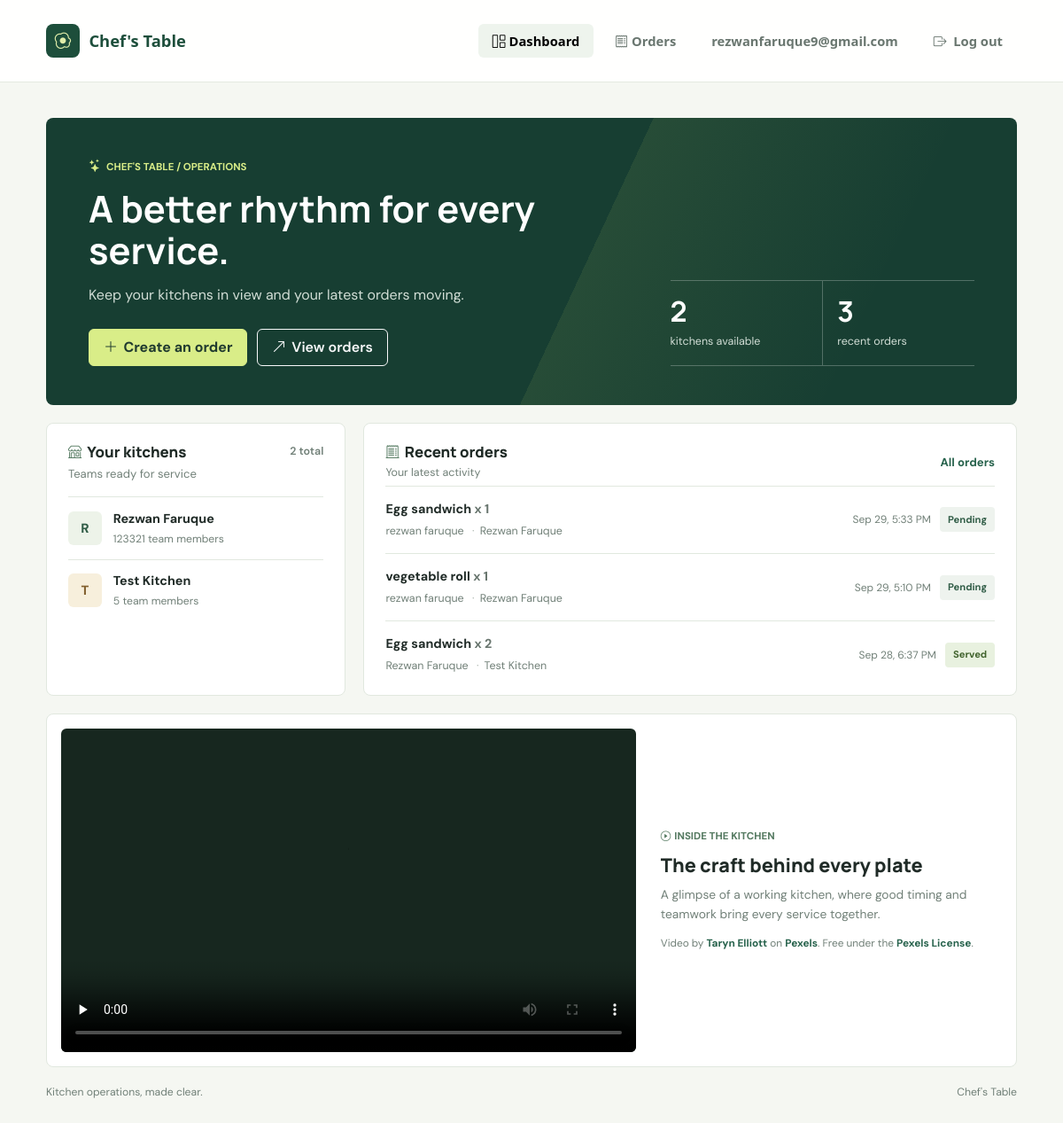
The app's page / (signed in) with its own data.
### kitchines/models.py (models this page shows, shortened)
class Kitchen(models.Model):
    name = models.CharField(max_length=255)
    member = models.IntegerField(default=0)
    created_at = models.DateTimeField(default=timezone.now)
    class Meta:
        ordering = ['name']

class KitchenOrder(models.Model):
    STATUS_CHOICES = [
        ('pending', 'Pending'),
        ('preparing', 'Preparing'),
        ('ready', 'Ready'),
        ('served', 'Served'),
    ]
    kitchen = models.ForeignKey(Kitchen, on_delete=models.CASCADE, related_name='orders')
    customer_name = models.CharField(max_length=255)
    item_name = models.CharField(max_length=255)
    quantity = models.PositiveIntegerField(default=1)
    notes = models.TextField(blank=True)
    status = models.CharField(max_length=20, choices=STATUS_CHOICES, default='pending')
    created_at = models.DateTimeField(default=timezone.now)
    updated_at = models.DateTimeField(default=timezone.now)
    created_by = models.ForeignKey(
        settings.AUTH_USER_MODEL,
        null=True,
        blank=True,
        on_delete=models.SET_NULL,
        related_name='kitchen_orders',
    )
    class Meta:
        ordering = ['-created_at']

### kitchines/views.py (the view)
# urls.py: path('', views.kitchens, name='home'),
def kitchens(request):
    kitchens = Kitchen.objects.all()
    recent_orders = KitchenOrder.objects.none()
    if request.user.is_authenticated:
        recent_orders = KitchenOrder.objects.filter(created_by=request.user).select_related('kitchen').order_by('-created_at')[:10]
    return render(request, 'member.html', {'kitchens': kitchens, 'orders': recent_orders})

### kitchines/templates/member.html (shortened to what this page needs)
{% extends 'base.html' %} {% block title %}Dashboard | Chef's Table{% endblock%}
 {% block content %}
<div class="dashboard">
  <section class="dashboard-hero" aria-labelledby="dashboard-title">
    <div>
      <p class="dashboard-kicker">
        <i class="bi bi-stars" aria-hidden="true"></i>Chef's Table / Operations
      </p>
      <h1 class="dashboard-title" id="dashboard-title">
        A better rhythm for every service.
      </h1>
      <p class="dashboard-copy">
        Keep your kitchens in view and your latest orders moving.
      </p>
      <div class="dashboard-actions">
        {% if user.is_authenticated %}
        <a
          class="btn btn-success px-3 py-2"
          href="{% url 'create_kitchen_order' %}"
        >
          <i class="bi bi-plus-lg" aria-hidden="true"></i>Create an order
        </a>
        <a
          class="btn btn-outline-light px-3 py-2"
          href="{% url 'kitchen_orders' %}"
        >
          <i class="bi bi-arrow-up-right" aria-hidden="true"></i>View orders
        </a>
        {% else %}
        <a class="btn btn-success px-3 py-2" href="{% url 'login' %}">
          <i class="bi bi-box-arrow-in-right" aria-hidden="true"></i>Log in to
          manage orders
        </a>
        {% endif %}
      </div>
    </div>
    <div class="hero-stats" aria-label="Kitchen overview">
      <div class="hero-stat">
        <span class="hero-stat-value">{{ kitchens|length }}</span>
        <span class="hero-stat-label">kitchens available</span>
      </div>
      <div class="hero-stat">
        <span class="hero-stat-value">{{ orders|length }}</span>
        <span class="hero-stat-label">recent orders</span>
      </div>
    </div>
  </section>
  <div class="dashboard-content">
    <section class="dashboard-panel" aria-labelledby="kitchens-title">
      <div class="panel-heading">
        <h2 class="panel-title" id="kitchens-title">
          <i class="bi bi-shop" aria-hidden="true"></i>Your kitchens
        </h2>
        <span class="panel-count">{{ kitchens|length }} total</span>
      </div>
      <p class="panel-caption">Teams ready for service</p>
      {% if kitchens %}
      <ul class="kitchen-list">
        {% for kitchen in kitchens %}
        <li class="kitchen-row">
          <span class="kitchen-initial" aria-hidden="true"
            >{{ kitchen.name|slice:":1"|upper }}</span
          >
          <div>
            <div class="kitchen-name">{{ kitchen.name }}</div>
            <div class="kitchen-meta">{{ kitchen.member }} team members</div>
          </div>
        </li>
        {% endfor %}
      </ul>
      {% endif %}
    </section>
    <section
      class="dashboard-panel orders-panel"
      aria-labelledby="orders-title"
    >
      <div class="panel-heading orders-heading">
        <div>
          <h2 class="panel-title" id="orders-title">
            <i class="bi bi-receipt-cutoff" aria-hidden="true"></i>Recent orders
          </h2>
          <span class="orders-count">Your latest activity</span>
        </div>
        {% if user.is_authenticated %}
        <a class="view-all-link" href="{% url 'kitchen_orders' %}"
          >All orders</a
        >
        {% endif %}
      </div>
      {% if orders %}
      <ul class="order-list">
        {% for order in orders %}
        <li class="order-row">
          <div>
            <a
              class="order-name"
              href="{% url 'view_kitchen_order' order.pk %}"
            >
              {{ order.item_name }}
              <span class="text-muted-custom">x {{ order.quantity }}</span>
            </a>
            <div class="order-meta">
              <span>{{ order.customer_name }}</span>
              <span>{{ order.kitchen.name }}</span>
            </div>
          </div>
          <div class="order-side">
            <time class="order-time" datetime="{{ order.created_at|date:'c' }}">
              {{ order.created_at|date:"M j, g:i A" }}
            </time>
            <span class="order-status order-status--{{ order.status }}"
              >{{ order.get_status_display }}</span
            >
          </div>
        </li>
        {% endfor %}
      </ul>
      {% endif %}
    </section>
  </div>
  <section class="video-feature" aria-labelledby="video-title">
    <video
      class="video-frame"
      controls
      playsinline
      preload="none"
      poster="https://images.pexels.com/videos/3768941/pexels-photo-3768941.jpeg?auto=compress&amp;cs=tinysrgb&amp;w=1200"
      aria-label="Chefs working in a restaurant kitchen"
    >
      <source
        src="https://videos.pexels.com/video-files/3768941/3768941-hd_1920_1080_25fps.mp4"
        type="video/mp4"
      />
    </video>
    <div class="video-copy">
      <p class="video-kicker">
        <i class="bi bi-play-circle me-1" aria-hidden="true"></i>Inside the
        kitchen
      </p>
      <h2 class="video-title" id="video-title">The craft behind every plate</h2>
      <p class="video-description">
        A glimpse of a working kitchen, where good timing and teamwork bring
        every service together.
      </p>
      <p class="video-credit">
        Video by
        <a
          href="https://www.pexels.com/@taryn-elliott/"
          target="_blank"
          rel="noopener noreferrer"
          >Taryn Elliott</a
        >
        on
        <a
          href="https://www.pexels.com/video/a-group-of-chefs-busy-working-in-the-restaurant-kitchen-3768941/"
          target="_blank"
          rel="noopener noreferrer"
          >Pexels</a
        >. Free under the
        <a
          href="https://www.pexels.com/license/"
          target="_blank"
          rel="noopener noreferrer"
          >Pexels License</a
        >.
      </p>
    </div>
  </section>
  <footer class="dashboard-footer">
    <span>Kitchen operations, made clear.</span>
    <span>Chef's Table</span>
  </footer>
</div>
{% endblock %}

### kitchines/templates/base.html (shortened to what this page needs)
<!doctype html>
<html lang="en">
  <head>
    <link
      href="https://cdn.jsdelivr.net/npm/bootstrap@5.3.3/dist/css/bootstrap.min.css"
      rel="stylesheet"
    />
    <link
      href="https://cdn.jsdelivr.net/npm/bootstrap-icons@1.11.3/font/bootstrap-icons.min.css"
      rel="stylesheet"
    />
  </head>
  <body>
    <nav class="topbar navbar navbar-expand-md" aria-label="Main navigation">
      <div class="container page-shell navbar-inner py-0">
        <a class="navbar-brand brand-mark" href="{% url 'home' %}">
          <span class="brand-logo" aria-hidden="true"
            ><i class="bi bi-egg-fried"></i
          ></span>
          <span>Chef's Table</span>
        </a>
        <div class="collapse navbar-collapse" id="primaryNavigation">
          <div
            class="navbar-nav ms-auto align-items-md-center gap-md-2 py-3 py-md-0"
          >
            <a
              class="nav-link px-3{% if request.resolver_match.url_name == 'home' %} active{% endif %}"
              href="{% url 'home' %}"
              ><i class="bi bi-grid-1x2 me-1" aria-hidden="true"></i
              >Dashboard</a
            >
            <a
              class="nav-link px-3{% if request.resolver_match.url_name == 'kitchen_orders' %} active{% endif %}"
              href="{% url 'kitchen_orders' %}"
              ><i class="bi bi-receipt me-1" aria-hidden="true"></i>Orders</a
            >
            {% if user.is_authenticated %}
            <span class="nav-link px-3 text-truncate">{{ user.email }}</span>
            <form method="post" action="{% url 'logout' %}">
              <button
                class="nav-link border-0 bg-transparent px-3"
                type="submit"
              >
                <i class="bi bi-box-arrow-right me-1" aria-hidden="true"></i>
                <span>Log out</span>
              </button>
            </form>
            {% endif %}
          </div>
        </div>
      </div>
    </nav>
    <main class="container page-shell">{% block content %}{% endblock %}</main>
  </body>
</html>

### kitchines/templates/base.html (style rules this page uses)
:root { --ink: #26332d; --muted: #69766f; --leaf: #28634d; --leaf-dark: #1d4e3b; --paper: #f5f7f2; --line: #e4e9e1; }
body { min-height: 100vh; background: var(--paper); color: var(--ink); font-family: "Trebuchet MS", "Segoe UI", sans-serif; }
.topbar { position: relative; z-index: 10; background: rgb(255 255 255 / 96%); border-bottom: 1px solid var(--line); }
.navbar-inner { min-height: 76px; padding-top: 0; padding-bottom: 0; }
.brand-mark { display: inline-flex; align-items: center; gap: 0.65rem; color: var(--leaf-dark); font-size: 1.15rem; font-weight: 800; letter-spacing: 0; text-decoration: none; white-space: nowrap; }
.brand-logo { display: grid; width: 38px; height: 38px; place-items: center; border-radius: 8px; background: var(--leaf-dark); color: #e0edaa; font-size: 1.15rem; }
.nav-link { color: var(--muted); font-weight: 600; font-size: 0.92rem; }
.nav-link:hover, .nav-link.active { color: var(--leaf-dark); }
.nav-link.active { background: #eef4ed; border-radius: 6px; }
.page-shell { max-width: 1120px; padding-top: 2.5rem; padding-bottom: 3rem; }
.page-subtitle, .text-muted-custom { color: var(--muted); }
.btn-success { --bs-btn-bg: var(--leaf); --bs-btn-border-color: var(--leaf); --bs-btn-hover-bg: var(--leaf-dark); --bs-btn-hover-border-color: var(--leaf-dark); --bs-btn-active-bg: var(--leaf-dark); --bs-btn-active-border-color: var(--leaf-dark); }

### records on screen
Kitchen: name "R", name "Rezwan Faruque", member "123321"
Kitchen: name "T", name "Test Kitchen", member "5"
KitchenOrder: item_name "Egg sandwich", quantity "1", customer_name "rezwan faruque", kitchen.name "Rezwan Faruque", created_at "Sep 29, 5:33 PM", status "Pending"
KitchenOrder: item_name "vegetable roll", quantity "1", customer_name "rezwan faruque", kitchen.name "Rezwan Faruque", created_at "Sep 29, 5:10 PM", status "Pending"
KitchenOrder: item_name "Egg sandwich", quantity "2", customer_name "Rezwan Faruque", kitchen.name "Test Kitchen", created_at "Sep 28, 6:37 PM", status "Served"

### other values on screen
{{ user.email }} "rezwanfaruque9@gmail.com"
{{ kitchens|length }} "2"
{{ orders|length }} "3"
